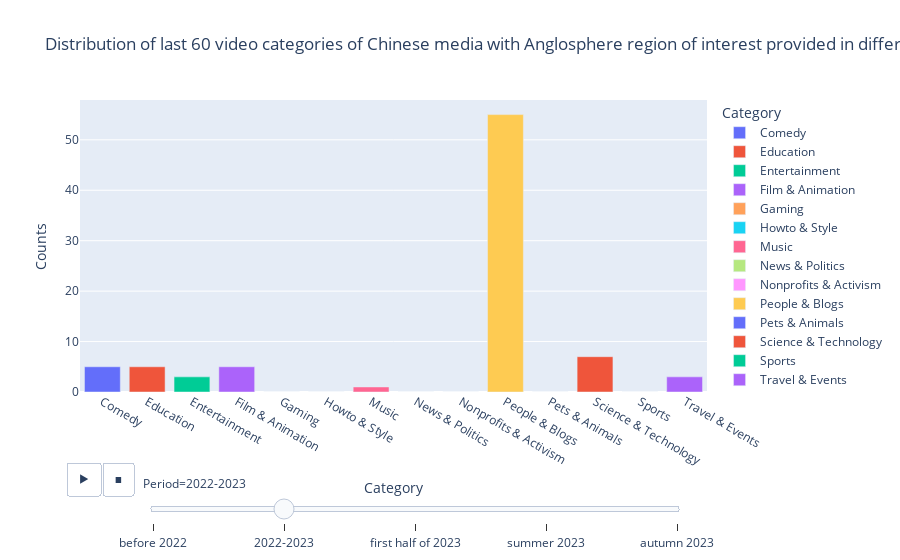

Notebook source saved alongside this figure:
### Code cell
plot_cats_dates(angl_dates, 'Anglosphere')

### Figure 1 — Plotly figure (JSON) as saved in the notebook; plotly's stock layout.template omitted (floating-point values rounded to 4 significant figures)
{"data": [{"alignmentgroup": "True", "hovertemplate": "Category=%{x}<br>Period=2022-2023<br>Counts=%{y}<extra></extra>", "legendgroup": "Comedy", "marker": {"color": "#636efa", "pattern": {"shape": ""}}, "name": "Comedy", "offsetgroup": "Comedy", "orientation": "v", "showlegend": true, "textposition": "auto", "type": "bar", "x": ["Comedy"], "xaxis": "x", "y": [5], "yaxis": "y"}, {"alignmentgroup": "True", "hovertemplate": "Category=%{x}<br>Period=2022-2023<br>Counts=%{y}<extra></extra>", "legendgroup": "Education", "marker": {"color": "#EF553B", "pattern": {"shape": ""}}, "name": "Education", "offsetgroup": "Education", "orientation": "v", "showlegend": true, "textposition": "auto", "type": "bar", "x": ["Education"], "xaxis": "x", "y": [5], "yaxis": "y"}, {"alignmentgroup": "True", "hovertemplate": "Category=%{x}<br>Period=2022-2023<br>Counts=%{y}<extra></extra>", "legendgroup": "Entertainment", "marker": {"color": "#00cc96", "pattern": {"shape": ""}}, "name": "Entertainment", "offsetgroup": "Entertainment", "orientation": "v", "showlegend": true, "textposition": "auto", "type": "bar", "x": ["Entertainment"], "xaxis": "x", "y": [3], "yaxis": "y"}, {"alignmentgroup": "True", "hovertemplate": "Category=%{x}<br>Period=2022-2023<br>Counts=%{y}<extra></extra>", "legendgroup": "Film & Animation", "marker": {"color": "#ab63fa", "pattern": {"shape": ""}}, "name": "Film & Animation", "offsetgroup": "Film & Animation", "orientation": "v", "showlegend": true, "textposition": "auto", "type": "bar", "x": ["Film & Animation"], "xaxis": "x", "y": [5], "yaxis": "y"}, {"alignmentgroup": "True", "hovertemplate": "Category=%{x}<br>Period=2022-2023<br>Counts=%{y}<extra></extra>", "legendgroup": "Gaming", "marker": {"color": "#FFA15A", "pattern": {"shape": ""}}, "name": "Gaming", "offsetgroup": "Gaming", "orientation": "v", "showlegend": true, "textposition": "auto", "type": "bar", "x": ["Gaming"], "xaxis": "x", "y": [0], "yaxis": "y"}, {"alignmentgroup": "True", "hovertemplate": "Category=%{x}<br>Period=2022-2023<br>Counts=%{y}<extra></extra>", "legendgroup": "Howto & Style", "marker": {"color": "#19d3f3", "pattern": {"shape": ""}}, "name": "Howto & Style", "offsetgroup": "Howto & Style", "orientation": "v", "showlegend": true, "textposition": "auto", "type": "bar", "x": ["Howto & Style"], "xaxis": "x", "y": [0], "yaxis": "y"}, {"alignmentgroup": "True", "hovertemplate": "Category=%{x}<br>Period=2022-2023<br>Counts=%{y}<extra></extra>", "legendgroup": "Music", "marker": {"color": "#FF6692", "pattern": {"shape": ""}}, "name": "Music", "offsetgroup": "Music", "orientation": "v", "showlegend": true, "textposition": "auto", "type": "bar", "x": ["Music"], "xaxis": "x", "y": [1], "yaxis": "y"}, {"alignmentgroup": "True", "hovertemplate": "Category=%{x}<br>Period=2022-2023<br>Counts=%{y}<extra></extra>", "legendgroup": "News & Politics", "marker": {"color": "#B6E880", "pattern": {"shape": ""}}, "name": "News & Politics", "offsetgroup": "News & Politics", "orientation": "v", "showlegend": true, "textposition": "auto", "type": "bar", "x": ["News & Politics"], "xaxis": "x", "y": [0], "yaxis": "y"}, {"alignmentgroup": "True", "hovertemplate": "Category=%{x}<br>Period=2022-2023<br>Counts=%{y}<extra></extra>", "legendgroup": "Nonprofits & Activism", "marker": {"color": "#FF97FF", "pattern": {"shape": ""}}, "name": "Nonprofits & Activism", "offsetgroup": "Nonprofits & Activism", "orientation": "v", "showlegend": true, "textposition": "auto", "type": "bar", "x": ["Nonprofits & Activism"], "xaxis": "x", "y": [0], "yaxis": "y"}, {"alignmentgroup": "True", "hovertemplate": "Category=%{x}<br>Period=2022-2023<br>Counts=%{y}<extra></extra>", "legendgroup": "People & Blogs", "marker": {"color": "#FECB52", "pattern": {"shape": ""}}, "name": "People & Blogs", "offsetgroup": "People & Blogs", "orientation": "v", "showlegend": true, "textposition": "auto", "type": "bar", "x": ["People & Blogs"], "xaxis": "x", "y": [55], "yaxis": "y"}, {"alignmentgroup": "True", "hovertemplate": "Category=%{x}<br>Period=2022-2023<br>Counts=%{y}<extra></extra>", "legendgroup": "Pets & Animals", "marker": {"color": "#636efa", "pattern": {"shape": ""}}, "name": "Pets & Animals", "offsetgroup": "Pets & Animals", "orientation": "v", "showlegend": true, "textposition": "auto", "type": "bar", "x": ["Pets & Animals"], "xaxis": "x", "y": [0], "yaxis": "y"}, {"alignmentgroup": "True", "hovertemplate": "Category=%{x}<br>Period=2022-2023<br>Counts=%{y}<extra></extra>", "legendgroup": "Science & Technology", "marker": {"color": "#EF553B", "pattern": {"shape": ""}}, "name": "Science & Technology", "offsetgroup": "Science & Technology", "orientation": "v", "showlegend": true, "textposition": "auto", "type": "bar", "x": ["Science & Technology"], "xaxis": "x", "y": [7], "yaxis": "y"}, {"alignmentgroup": "True", "hovertemplate": "Category=%{x}<br>Period=2022-2023<br>Counts=%{y}<extra></extra>", "legendgroup": "Sports", "marker": {"color": "#00cc96", "pattern": {"shape": ""}}, "name": "Sports", "offsetgroup": "Sports", "orientation": "v", "showlegend": true, "textposition": "auto", "type": "bar", "x": ["Sports"], "xaxis": "x", "y": [0], "yaxis": "y"}, {"alignmentgroup": "True", "hovertemplate": "Category=%{x}<br>Period=2022-2023<br>Counts=%{y}<extra></extra>", "legendgroup": "Travel & Events", "marker": {"color": "#ab63fa", "pattern": {"shape": ""}}, "name": "Travel & Events", "offsetgroup": "Travel & Events", "orientation": "v", "showlegend": true, "textposition": "auto", "type": "bar", "x": ["Travel & Events"], "xaxis": "x", "y": [3], "yaxis": "y"}], "layout": {"autosize": true, "barmode": "relative", "legend": {"title": {"text": "Category"}, "tracegroupgap": 0}, "sliders": [{"active": 1, "currentvalue": {"prefix": "Period="}, "len": 0.9, "pad": {"r": 20, "t": 80}, "steps": [{"args": [["before 2022"], {"frame": {"duration": 0, "redraw": true}, "fromcurrent": true, "mode": "immediate", "transition": {"duration": 0, "easing": "linear"}}], "label": "before 2022", "method": "animate"}, {"args": [["2022-2023"], {"frame": {"duration": 0, "redraw": true}, "fromcurrent": true, "mode": "immediate", "transition": {"duration": 0, "easing": "linear"}}], "label": "2022-2023", "method": "animate"}, {"args": [["first half of 2023"], {"frame": {"duration": 0, "redraw": true}, "fromcurrent": true, "mode": "immediate", "transition": {"duration": 0, "easing": "linear"}}], "label": "first half of 2023", "method": "animate"}, {"args": [["summer 2023"], {"frame": {"duration": 0, "redraw": true}, "fromcurrent": true, "mode": "immediate", "transition": {"duration": 0, "easing": "linear"}}], "label": "summer 2023", "method": "animate"}, {"args": [["autumn 2023"], {"frame": {"duration": 0, "redraw": true}, "fromcurrent": true, "mode": "immediate", "transition": {"duration": 0, "easing": "linear"}}], "label": "autumn 2023", "method": "animate"}], "x": 0.1, "xanchor": "left", "y": 0, "yanchor": "top"}], "title": {"text": "Distribution of last 60 video categories of Chinese media with Anglosphere region of interest provided in different periods"}, "updatemenus": [{"buttons": [{"args": [null, {"frame": {"duration": 500, "redraw": true}, "fromcurrent": true, "mode": "immediate", "transition": {"duration": 500, "easing": "linear"}}], "label": "&#9654;", "method": "animate"}, {"args": [[null], {"frame": {"duration": 0, "redraw": true}, "fromcurrent": true, "mode": "immediate", "transition": {"duration": 0, "easing": "linear"}}], "label": "&#9724;", "method": "animate"}], "direction": "left", "pad": {"r": 10, "t": 70}, "showactive": false, "type": "buttons", "x": 0.1, "xanchor": "right", "y": 0, "yanchor": "top"}], "xaxis": {"anchor": "y", "autorange": true, "categoryarray": ["Comedy", "Education", "Entertainment", "Film & Animation", "Gaming", "Howto & Style", "Music", "News & Politics", "Nonprofits & Activism", "People & Blogs", "Pets & Animals", "Science & Technology", "Sports", "Travel & Events"], "categoryorder": "array", "domain": [0, 1], "range": [-0.5, 13.5], "title": {"text": "Category"}, "type": "category"}, "yaxis": {"anchor": "x", "autorange": true, "domain": [0, 1], "range": [0, 57.89], "title": {"text": "Counts"}, "type": "linear"}}}
